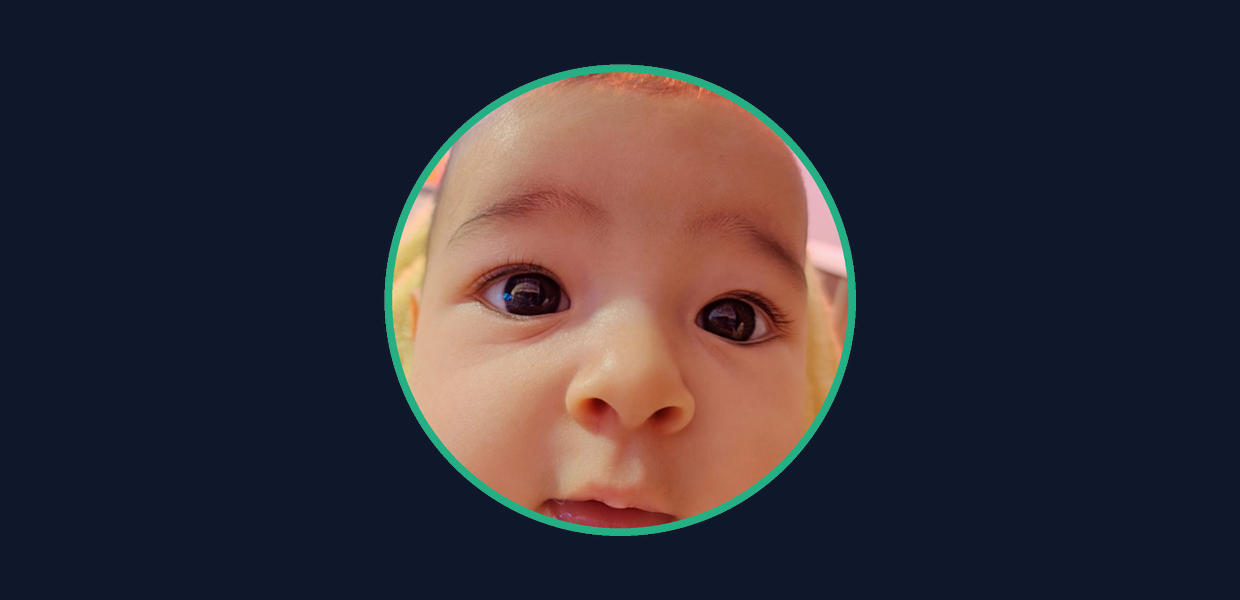
#> input picture src/OpenSupport.App/Assets/SplashScreen.scale-200.png, 1240 x 600 px, given in place of media_1794269483291_b6ef8678.jpg, which was not available
$ python generate_assets.py
#> lines starting #> are read from the running program, lines starting #| are printed output that depends on the picture
import sys
from PIL import Image, ImageDraw, ImageFilter, ImageOps

src_path = r"C:/Users/saghe/.gemini/antigravity/brain/b1823b29-1cce-4e6b-b8b6-691e8f2af532/.user_uploaded/media_1794269483291_b6ef8678.jpg"
out_dir = r"c:/Users/saghe/Documents/SamuSoporte/src/OpenSupport.App/Assets"

img = Image.open(src_path)
#> img is the input picture: PIL image 1240x600 RGBA; mean R, G, B, A 50.8, 45.9, 54.7, 254.6

# 1. Recortar área centrada en el rostro del bebé (cuadrado perfecto)
w, h = img.size
#> w = 1240; h = 600
# El rostro está en la parte central-inferior, excluimos marca de agua inferior
face_box = (int(w * 0.05), int(h * 0.15), int(w * 0.95), int(h * 0.85))
#> face_box = (62, 90, 1178, 510)
cropped = img.crop(face_box)
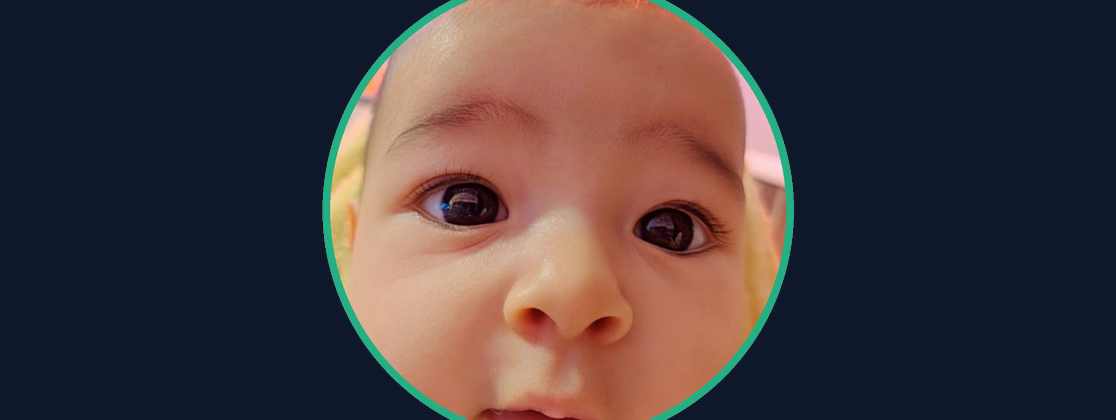
#> cropped: PIL image 1116x420 RGBA; mean R, G, B, A 70.5, 57.9, 61.4, 254.5; transparent parts drawn white
# Redimensionar a cuadrado grande 1024x1024
sq_size = min(cropped.size)
#> sq_size = 420
left = (cropped.width - sq_size) // 2
#> left = 348
top = (cropped.height - sq_size) // 2
#> top = 0
square_img = cropped.crop((left, top, left + sq_size, top + sq_size)).resize((1024, 1024), Image.Resampling.LANCZOS)
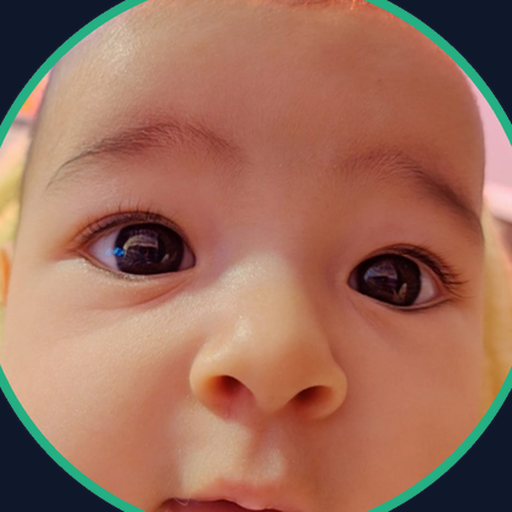
#> square_img: PIL image 1024x1024 RGBA (shown at 1/2 size); mean R, G, B, A 157.7, 109.7, 90.2, 254.3; transparent parts drawn white

# 2. Crear versión circular estilizada con borde sutil para AppIcon
mask = Image.new('L', (1024, 1024), 0)
#> mask: PIL image 1024x1024 L; every value is 0
draw = ImageDraw.Draw(mask)
draw.ellipse((10, 10, 1014, 1014), fill=255)

icon_img = Image.new('RGBA', (1024, 1024), (0, 0, 0, 0))
#> icon_img: PIL image 1024x1024 RGBA; every value is 0
icon_img.paste(square_img, (0, 0), mask=mask)
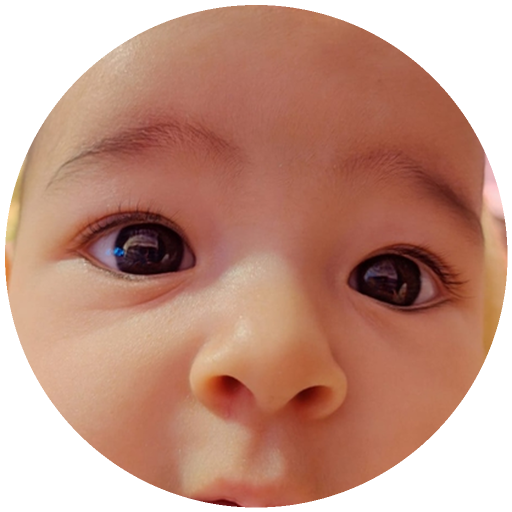
#> icon_img: PIL image 1024x1024 RGBA (shown at 1/2 size); mean R, G, B, A 132.1, 86.3, 69.6, 192.9; transparent parts drawn white

# Añadir un anillo estético moderno color turquesa/esmeralda característico de SamuSoporte
draw_border = ImageDraw.Draw(icon_img)
draw_border.ellipse((10, 10, 1014, 1014), outline=(16, 185, 129, 230), width=16)

# 3. Exportar a todas las escalas de Windows App SDK / WinUI
targets = {
    "Square44x44Logo.scale-200.png": (88, 88),
    "Square44x44Logo.targetsize-24_altform-unplated.png": (24, 24),
    "Square44x44Logo.targetsize-48_altform-lightunplated.png": (48, 48),
    "Square150x150Logo.scale-200.png": (300, 300),
    "LockScreenLogo.scale-200.png": (48, 48),
    "StoreLogo.png": (50, 50),
    "Wide310x150Logo.scale-200.png": (620, 300),
    "SplashScreen.scale-200.png": (1240, 600),
}

for name, (tw, th) in targets.items():
    p = f"{out_dir}/{name}"
    if tw == th:
        resized = icon_img.resize((tw, th), Image.Resampling.LANCZOS)
    else:
        # Formato panorámico (Splash / Wide)
        bg = Image.new('RGBA', (tw, th), (15, 23, 42, 255)) # Dark slate
        # Centrar logo circular
        center_icon = icon_img.resize((int(th * 0.8), int(th * 0.8)), Image.Resampling.LANCZOS)
        x = (tw - center_icon.width) // 2
        y = (th - center_icon.height) // 2
        bg.paste(center_icon, (x, y), mask=center_icon)
        resized = bg
    resized.save(p)
    print(f"Generado: {name}")
#> this loop made 8 passes
#> pass 1, `resized = icon_img.resize((tw, th), Image.Resampling.LANCZOS)`:
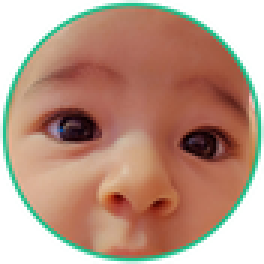
#> resized: PIL image 88x88 RGBA (shown 3 times larger); mean R, G, B, A 125.1, 97.2, 76.6, 192; transparent parts drawn white
#> after the loop:
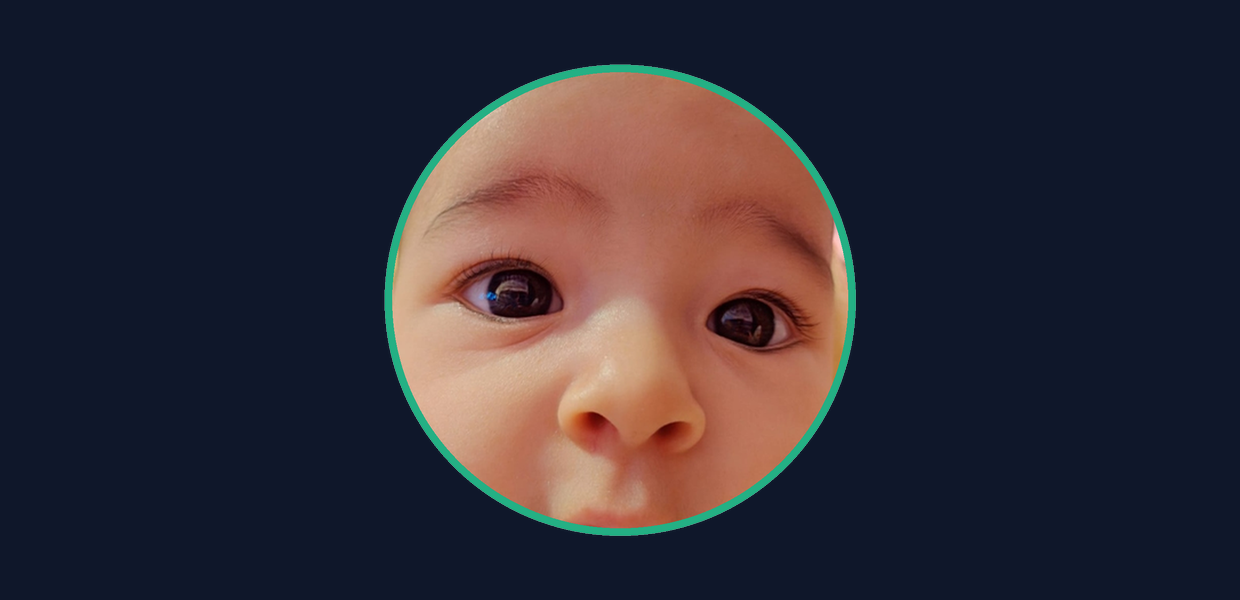
#> bg: PIL image 1240x600 RGBA; mean R, G, B, A 49.8, 44.9, 53.9, 254.6; transparent parts drawn white
#> after the loop:
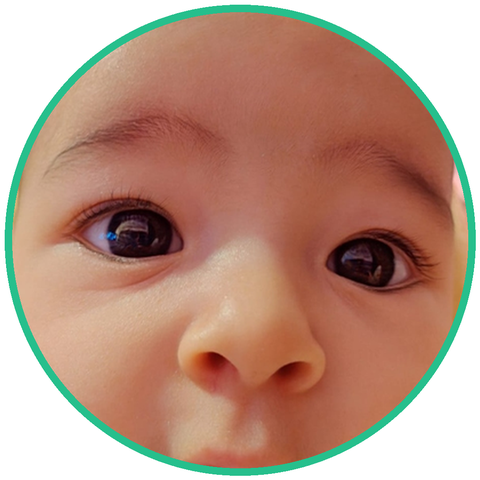
#> center_icon: PIL image 480x480 RGBA; mean R, G, B, A 123.9, 90.7, 72, 191.8; transparent parts drawn white

# Generar AppIcon.ico multi-resolución
icon_sizes = [(16, 16), (24, 24), (32, 32), (48, 48), (64, 64), (128, 128), (256, 256)]
icon_img.save(f"{out_dir}/AppIcon.ico", format="ICO", sizes=icon_sizes)
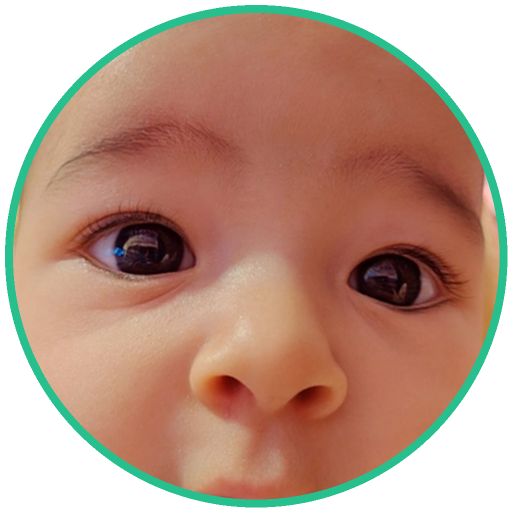
#> saved as AppIcon.ico: PIL image 1024x1024 RGBA (shown at 1/2 size); mean R, G, B, A 123.9, 88.7, 70.7, 191.7; transparent parts drawn white
print("Generado: AppIcon.ico")
